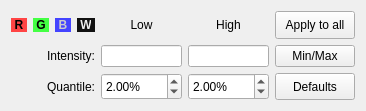
<?xml version="1.0" encoding="UTF-8"?>
<ui version="4.0">
 <class>mvd::ColorBandDynamicsWidget</class>
 <widget class="QWidget" name="mvd::ColorBandDynamicsWidget">
  <property name="geometry">
   <rect>
    <x>0</x>
    <y>0</y>
    <width>366</width>
    <height>111</height>
   </rect>
  </property>
  <property name="windowTitle">
   <string>Form</string>
  </property>
  <property name="locale">
   <locale language="C" country="AnyCountry"/>
  </property>
  <layout class="QGridLayout" name="gridLayout">
   <item row="3" column="0">
    <widget class="QLabel" name="quantileLabel">
     <property name="sizePolicy">
      <sizepolicy hsizetype="Preferred" vsizetype="Minimum">
       <horstretch>0</horstretch>
       <verstretch>0</verstretch>
      </sizepolicy>
     </property>
     <property name="text">
      <string>Quantile:</string>
     </property>
     <property name="alignment">
      <set>Qt::AlignRight|Qt::AlignTrailing|Qt::AlignVCenter</set>
     </property>
    </widget>
   </item>
   <item row="3" column="2">
    <widget class="QDoubleSpinBox" name="lowQuantileSpinBox">
     <property name="enabled">
      <bool>true</bool>
     </property>
     <property name="sizePolicy">
      <sizepolicy hsizetype="Minimum" vsizetype="Minimum">
       <horstretch>0</horstretch>
       <verstretch>0</verstretch>
      </sizepolicy>
     </property>
     <property name="toolTip">
      <string>Percentage of the band histogram beginning clipped to obtain lower intensity threshold.</string>
     </property>
     <property name="frame">
      <bool>true</bool>
     </property>
     <property name="suffix">
      <string>%</string>
     </property>
     <property name="maximum">
      <double>100.000000000000000</double>
     </property>
     <property name="singleStep">
      <double>1.000000000000000</double>
     </property>
     <property name="value">
      <double>2.000000000000000</double>
     </property>
    </widget>
   </item>
   <item row="0" column="3">
    <widget class="QLabel" name="highLabel">
     <property name="sizePolicy">
      <sizepolicy hsizetype="Preferred" vsizetype="Minimum">
       <horstretch>0</horstretch>
       <verstretch>0</verstretch>
      </sizepolicy>
     </property>
     <property name="text">
      <string>High</string>
     </property>
     <property name="alignment">
      <set>Qt::AlignCenter</set>
     </property>
    </widget>
   </item>
   <item row="1" column="0">
    <widget class="QLabel" name="intensityLabel">
     <property name="sizePolicy">
      <sizepolicy hsizetype="Preferred" vsizetype="Minimum">
       <horstretch>0</horstretch>
       <verstretch>0</verstretch>
      </sizepolicy>
     </property>
     <property name="text">
      <string>Intensity:</string>
     </property>
     <property name="alignment">
      <set>Qt::AlignRight|Qt::AlignTrailing|Qt::AlignVCenter</set>
     </property>
    </widget>
   </item>
   <item row="0" column="4">
    <widget class="QPushButton" name="applyAllButton">
     <property name="enabled">
      <bool>true</bool>
     </property>
     <property name="sizePolicy">
      <sizepolicy hsizetype="Minimum" vsizetype="Minimum">
       <horstretch>0</horstretch>
       <verstretch>0</verstretch>
      </sizepolicy>
     </property>
     <property name="toolTip">
      <string>Apply quantiles to all channels.</string>
     </property>
     <property name="text">
      <string>Apply to all</string>
     </property>
    </widget>
   </item>
   <item row="1" column="4">
    <widget class="QPushButton" name="minMaxButton">
     <property name="enabled">
      <bool>true</bool>
     </property>
     <property name="sizePolicy">
      <sizepolicy hsizetype="Minimum" vsizetype="Minimum">
       <horstretch>0</horstretch>
       <verstretch>0</verstretch>
      </sizepolicy>
     </property>
     <property name="toolTip">
      <string>Set the intensity low and high thresholds to the minimum and maximum values of the current band.</string>
     </property>
     <property name="text">
      <string>Min/Max</string>
     </property>
    </widget>
   </item>
   <item row="0" column="2">
    <widget class="QLabel" name="lowLabel">
     <property name="sizePolicy">
      <sizepolicy hsizetype="Preferred" vsizetype="Minimum">
       <horstretch>0</horstretch>
       <verstretch>0</verstretch>
      </sizepolicy>
     </property>
     <property name="text">
      <string>Low</string>
     </property>
     <property name="alignment">
      <set>Qt::AlignCenter</set>
     </property>
    </widget>
   </item>
   <item row="0" column="0">
    <layout class="QHBoxLayout" name="horizontalLayout">
     <item>
      <widget class="QLabel" name="rLabel">
       <property name="sizePolicy">
        <sizepolicy hsizetype="Minimum" vsizetype="Minimum">
         <horstretch>0</horstretch>
         <verstretch>0</verstretch>
        </sizepolicy>
       </property>
       <property name="text">
        <string>&lt;span style=&quot;color:#000000;background-color:#FF4444&quot;&gt;&amp;nbsp;&lt;b&gt;R&lt;/b&gt;&amp;nbsp;&lt;/span&gt;</string>
       </property>
       <property name="alignment">
        <set>Qt::AlignCenter</set>
       </property>
      </widget>
     </item>
     <item>
      <widget class="QLabel" name="gLabel">
       <property name="sizePolicy">
        <sizepolicy hsizetype="Minimum" vsizetype="Minimum">
         <horstretch>0</horstretch>
         <verstretch>0</verstretch>
        </sizepolicy>
       </property>
       <property name="text">
        <string>&lt;span style=&quot;color:#000000;background-color:#44FF44&quot;&gt;&amp;nbsp;&lt;b&gt;G&lt;/b&gt;&amp;nbsp;&lt;/span&gt;</string>
       </property>
       <property name="alignment">
        <set>Qt::AlignCenter</set>
       </property>
      </widget>
     </item>
     <item>
      <widget class="QLabel" name="bLabel">
       <property name="sizePolicy">
        <sizepolicy hsizetype="Minimum" vsizetype="Minimum">
         <horstretch>0</horstretch>
         <verstretch>0</verstretch>
        </sizepolicy>
       </property>
       <property name="text">
        <string>&lt;span style=&quot;color:#CCCCCC;background-color:#4444FF&quot;&gt;&amp;nbsp;&lt;b&gt;B&lt;/b&gt;&amp;nbsp;&lt;/span&gt;</string>
       </property>
       <property name="alignment">
        <set>Qt::AlignCenter</set>
       </property>
      </widget>
     </item>
     <item>
      <widget class="QLabel" name="wLabel">
       <property name="sizePolicy">
        <sizepolicy hsizetype="Minimum" vsizetype="Minimum">
         <horstretch>0</horstretch>
         <verstretch>0</verstretch>
        </sizepolicy>
       </property>
       <property name="text">
        <string>&lt;span style=&quot;color:#EEEEEE;background-color:#111111&quot;&gt;&amp;nbsp;&lt;b&gt;W&lt;/b&gt;&amp;nbsp;&lt;/span&gt;</string>
       </property>
       <property name="alignment">
        <set>Qt::AlignCenter</set>
       </property>
      </widget>
     </item>
    </layout>
   </item>
   <item row="3" column="3">
    <widget class="QDoubleSpinBox" name="highQuantileSpinBox">
     <property name="enabled">
      <bool>true</bool>
     </property>
     <property name="sizePolicy">
      <sizepolicy hsizetype="Minimum" vsizetype="Minimum">
       <horstretch>0</horstretch>
       <verstretch>0</verstretch>
      </sizepolicy>
     </property>
     <property name="toolTip">
      <string>Percentage of the band histogram ending clipped to obtain higher intensity threshold.</string>
     </property>
     <property name="frame">
      <bool>true</bool>
     </property>
     <property name="suffix">
      <string>%</string>
     </property>
     <property name="maximum">
      <double>100.000000000000000</double>
     </property>
     <property name="singleStep">
      <double>1.000000000000000</double>
     </property>
     <property name="value">
      <double>2.000000000000000</double>
     </property>
    </widget>
   </item>
   <item row="3" column="4">
    <widget class="QPushButton" name="defaultsButton">
     <property name="enabled">
      <bool>true</bool>
     </property>
     <property name="sizePolicy">
      <sizepolicy hsizetype="Minimum" vsizetype="Minimum">
       <horstretch>0</horstretch>
       <verstretch>0</verstretch>
      </sizepolicy>
     </property>
     <property name="toolTip">
      <string>Reset to default quantiles.</string>
     </property>
     <property name="text">
      <string>Defaults</string>
     </property>
    </widget>
   </item>
   <item row="1" column="2">
    <widget class="QLineEdit" name="lowIntensityLineEdit">
     <property name="frame">
      <bool>true</bool>
     </property>
    </widget>
   </item>
   <item row="1" column="3">
    <widget class="QLineEdit" name="highIntensityLineEdit"/>
   </item>
  </layout>
 </widget>
 <resources/>
 <connections/>
</ui>
